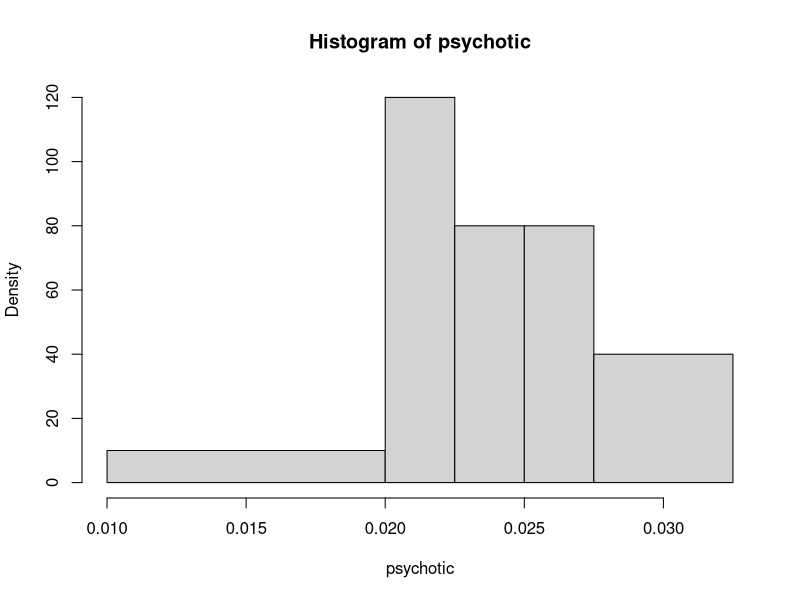
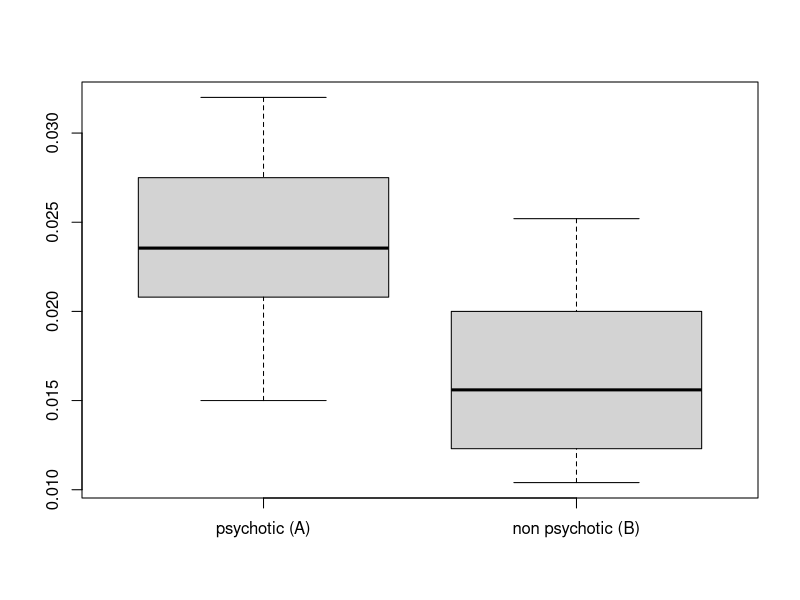
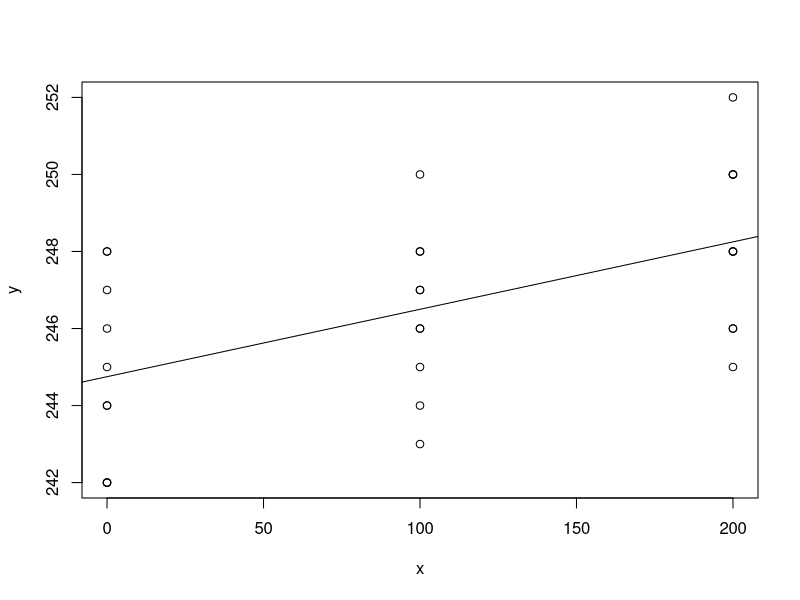

Generate these figures, in order, with R:
## ---- chunk 1
#| echo: false
library(knitr)
options(scipen = 10, digits = 10) #set to two decimal 

non_psychotic <- c(.0104, .0105, .0112, .0116, .0130, .0145, .0154, .0156, .0170, .0180, .0200, .0200, .0210, .0230, .0252)

psychotic <- c(0.0150, 0.0204, .0208, 0.0222, 0.0226, 0.0245, 0.0270, 0.0275, 0.0306, 0.0320)
## ---- chunk 2
#| echo: false
psychotic
## ---- chunk 3
#| echo: false
non_psychotic
## ---- chunk 4
#| echo: false
#| results: markup
breaks <- c(0.01, 0.02, 0.0225, 0.025, 0.0275, 0.0325)
tab <- table(cut(psychotic, breaks = breaks))
tab <- cbind(c(tab), tab / sum(tab), c(tab) / diff(breaks))
colnames(tab) <- c("Frequenze assolute", "Frequenze relative", "Densità")
kable(tab)
## ---- chunk 5
#| echo: false
hist(psychotic, breaks = breaks)
## ---- chunk 6
#| echo: false
tab <- t(c(mean(psychotic), mean(non_psychotic), median(psychotic), median(non_psychotic)))
colnames(tab) <- c("Media gruppo (A) ", "Media gruppo (B)", "Mediana gruppo (A)", "Mediana gruppo (B)")
tab
## ---- chunk 7
#| echo: false
quantile(psychotic, type = 1, c(0.25, 0.75))
## ---- chunk 8
#| echo: false
quantile(non_psychotic, type = 1, c(0.25, 0.75))
## ---- chunk 9
#| echo: false
boxplot(psychotic, non_psychotic, names=c("psychotic (A)","non psychotic (B)"))
## ---- chunk 10
#| echo: false
xbar <- mean(c(psychotic, non_psychotic))
d1 <- length(psychotic) * (mean(psychotic^2) - mean(psychotic)^2)
d2 <- length(non_psychotic) * (mean(non_psychotic^2) - mean(non_psychotic)^2)
D_en <- d1 + d2
D_en
## ---- chunk 11
#| echo: false
D_tr <- length(psychotic) * (mean(psychotic) - xbar)^2 + length(non_psychotic) * (mean(non_psychotic) - xbar)^2
D_tr
## ---- chunk 12
#| echo: false
D_tot <- D_en + D_tr
D_tot
## ---- chunk 13
#| echo: false
eta <- D_tr / D_tot
eta
## ---- chunk 14
#| echo: false
y_0 <- c(242, 245, 244, 248, 247, 248, 242, 244, 246, 242)
y_100 <- c(248, 246, 245, 247, 248, 250, 247, 246, 243, 244)
y_200 <- c(246, 248, 250, 252, 248, 250, 246, 248, 245, 250)
y <- c(y_0, y_100, y_200)
x <- c(rep(0, 10), rep(100, 10), rep(200, 10))
## ---- chunk 15
y_0
## ---- chunk 16
y_100
## ---- chunk 17
y_200
## ---- chunk 18
#| echo: false
plot(x, y)
abline(lm(y ~ x))
## ---- chunk 19
#| echo: false
tab <- t(c(mean(x), mean(y), mean(x^2) - mean(x)^2, mean(y^2) - mean(y)^2, mean(x * y) - mean(x) * mean(y), cor(x, y)))
colnames(tab) <- c("Media x", "Media y", "Varianza x", "Varianza y", "Covarianza xy", "Correlazione xy")
tab
## ---- chunk 20
#| echo: false
m1 <- lm(y ~ x)
coef(m1)
## ---- chunk 21
#| echo: false
244.75 + 0.0175 * 50
## ---- chunk 22
summary(m1)$r.squared
